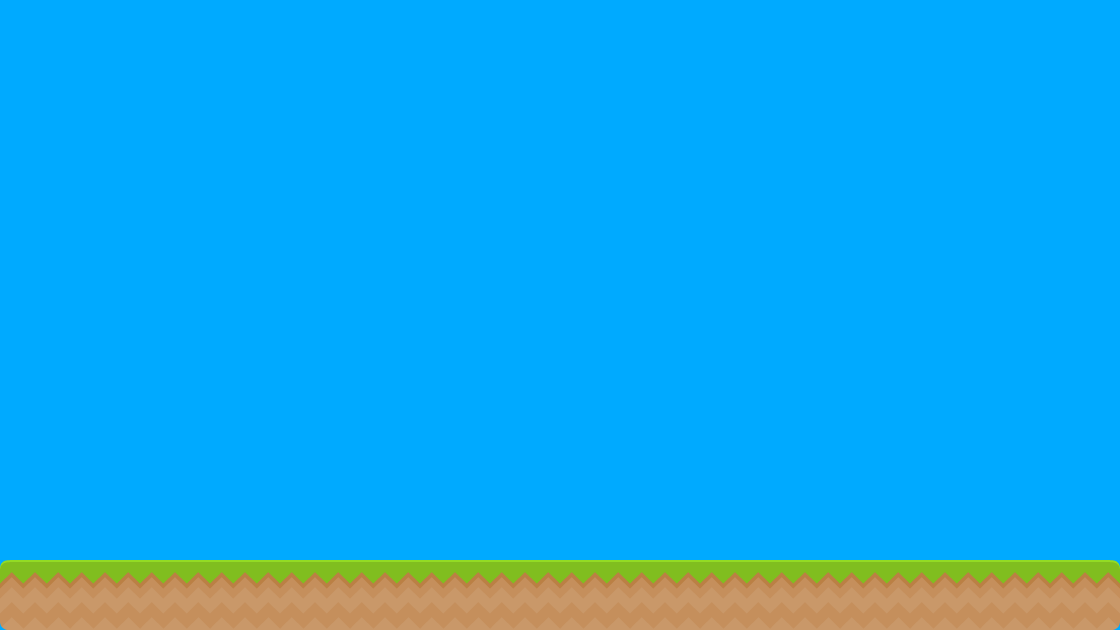

This is a level from a 2D game, rendered from its Tiled map with the project's own tilesets. A one-line summary and the map file follow, with tile-layer data summarised:
An orthogonal 16x9 tile map with 70x70 px tiles, 1 tile layer (background), 2 tilesets.

<map version="1.0" orientation="orthogonal" renderorder="right-down" width="16" height="9" tilewidth="70" tileheight="70" backgroundcolor="#00aaff">
 <tileset firstgid="1" name="background-tiles" tilewidth="70" tileheight="70">
  <image source="../data/img/background-tiles.png" width="910" height="910" />
 </tileset>
 <tileset firstgid="170" name="meta-tiles" tilewidth="70" tileheight="70">
  <image source="../data/img/meta-tiles.png" width="350" height="70" />
 </tileset>
 <layer name="background" width="16" height="9">
  <data>[144 cells, 16 non-empty, 3 distinct tile ids]</data>
 </layer>
</map>
